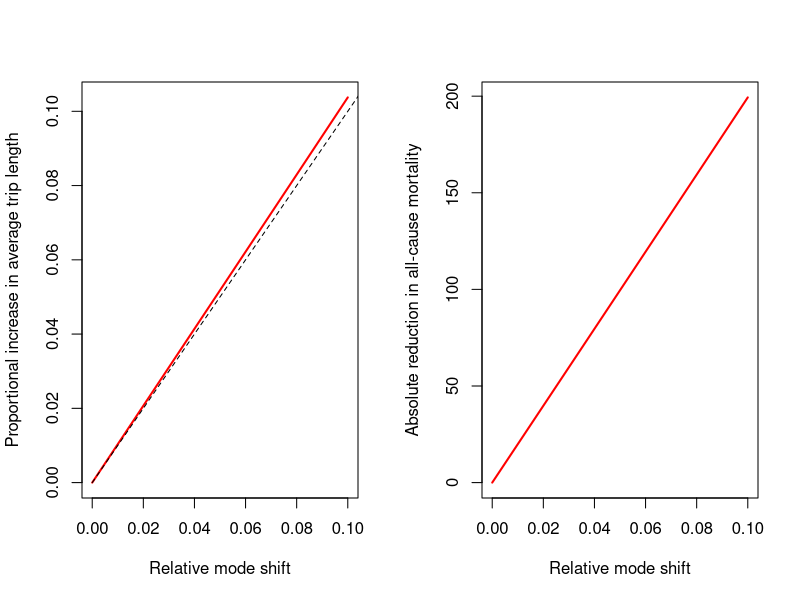
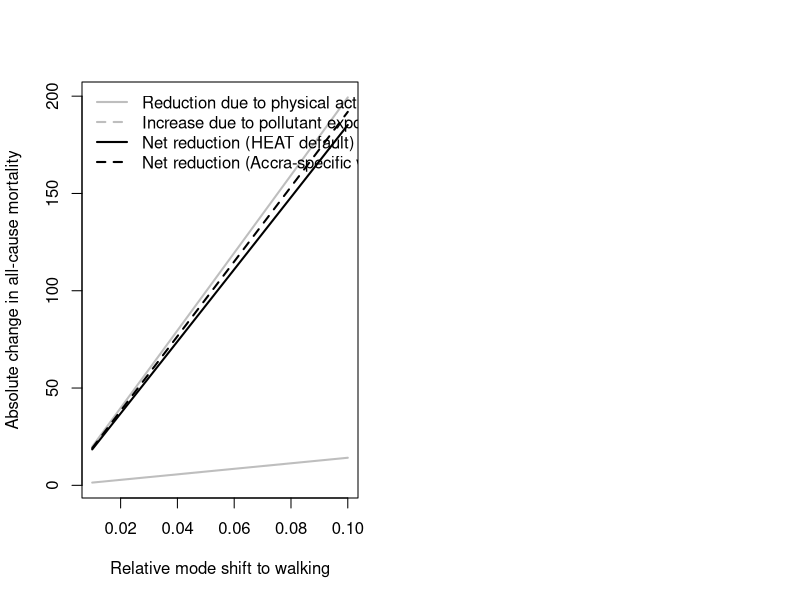

The R source for these figures, in order:
## ---- chunk 1
knitr::opts_chunk$set(
  out.width = "100%",
  collapse = TRUE,
  comment = "#>",
  fig.path="figures/"
)
## ---- chunk 2
x <- read.csv ("./who-mortality.csv")
names (x) <- c ("country", "population", "deaths", "remove")
x$remove <- NULL
x <- x [!is.na (x$deaths), ]
mortality <- mean (x$deaths / x$population)
message ("global mortality = ", mortality)
## ---- chunk 3
x <- read.csv ("./who-mortality.csv")
names (x) <- c ("country", "population", "deaths", "remove")
x$remove <- NULL
x <- x [!is.na (x$deaths), ]
mortality <- mean (x$deaths / x$population)
mode_shift <- function (mode_incr = 0.01, accra_pop, mortality)
{
    d_market <- c (0.5, 1.5, 2.5, 4.5, 8.5)
    p_market <- c (0.273, 0.212, 0.061, 0.424, 0.03)
    d_market <- sum (d_market * p_market)

    d_tro <- c (0.25, 0.75, 1.5, 3.5, 7.5)
    p_tro <- c (0.832, 0.119, 0.023, 0.005, 0.022)
    d_tro <- sum (d_tro * p_tro)

    d_work <- 0.474 * d_market + 0.19 * d_tro

    n_walk <- c (5, 15.5, 25.5, 35.5, 50.5, 80.5)
    p_walk <- c (0.64, 0.204, 0.062, 0.029, 0.034, 0.007)
    n_walk <- 7 * sum (n_walk * p_walk)

    d_walk_ref <- n_walk * d_tro + 2.5 * 0.474 * d_work + 2.5 * d_market

    d_work <- (0.474 * (1 + mode_incr)) * d_market +
        (0.19 * (1 + mode_incr)) * d_tro
    d_walk <- n_walk * (1 + mode_incr) * d_tro +
        2.5 * 0.474 * (1 + mode_incr) * d_work +
        2.5 * (1 + mode_incr) * d_market

    rr <- 0.114 * d_walk / d_walk_ref - 0.114
    accra_mortality <- accra_pop * mortality * rr
    data.frame (mode_shift = mode_incr,
                dist_ref = d_walk_ref,
                dist = d_walk,
                increase = d_walk / d_walk_ref - 1,
                rr = rr,
                d_mortality = accra_mortality)
}
mode_incr <- 0:10 / 100
accra_pop <- 2.27e6
x <- mode_shift (mode_incr, accra_pop, mortality)

par (mfrow = c (1, 2))
plot (x$mode_shift, x$increase, "l", col = "red", lwd = 2,
      xlab = "Relative mode shift",
      ylab = "Proportional increase in average trip length")
lines (c (0, 1), c (0, 1), col = "black", lty = 2)

plot (x$mode_shift, x$d_mortality, "l", col = "red", lwd = 2,
      xlab = "Relative mode shift",
      ylab = "Absolute reduction in all-cause mortality")
## ---- chunk 4
exposure <- function (mode_incr = 0.01, accra_pop, mortality, rel_exp = "HEAT")
{
    x <- mode_shift (mode_incr, accra_pop, mortality)

    heat_vol_pm25_walk <- 1.37
    heat_vol_pm25_inactive <- 0.61

    # PM2.5 figures for Accra
    pm25bg <- 35
    pm25road <- pm25bg + 11
    rel_exp_walking <- pm25road / pm25bg # 1.31
    if (rel_exp == "HEAT")
        rel_exp_walking <- 1.6 # HEAT standard value

    # average weekly concentration for reference case:
    walk_time <- x$dist_ref / 5.3
    non_walk_time <- 24 * 7 - walk_time
    pm10_ref <- pm25bg * (walk_time * rel_exp_walking + non_walk_time) / (24 * 7)
    # modified average weekly concentration for scenario
    walk_time <- x$dist / 5.3
    non_walk_time <- 24 * 7 - walk_time
    pm10_scenario <- pm25bg * (walk_time * rel_exp_walking + non_walk_time) / (24 * 7)
    # capped at 50, but all well below here, so can be left as is

    d_exposure <- pm10_scenario - pm10_ref
    exposure <- accra_pop * mortality * d_exposure * 0.07 / 10

    data.frame (x,
                d_exposure = exposure,
                d_net = x$d_mortality - exposure)
}
x <- exposure (1:10 / 100, accra_pop, mortality)
x_accra <- exposure (1:10 / 100, accra_pop, mortality, rel_exp = "xx")
ylims <- range (c (x$d_mortality, x$d_exposure))
plot (x$mode_shift, x$d_mortality, "l", col = "grey", lwd = 2, ylim = ylims,
      xlab = "Relative mode shift to walking",
      ylab = "Absolute change in all-cause mortality")
lines (x$mode_shift, x$d_exposure, col = "grey", lwd = 2)
lines (x$mode_shift, x$d_net, lwd = 2)
lines (x$mode_shift, x_accra$d_net, lwd = 2, lty = 2)
legend ("topleft", lwd = 2, col = c ("grey", "grey", "black", "black"),
        bty = "n", lty = c (1, 2, 1, 2),
        legend = c ("Reduction due to physical activity",
                    "Increase due to pollutant exposure",
                    "Net reduction (HEAT default)",
                    "Net reduction (Accra-specific values)"))
